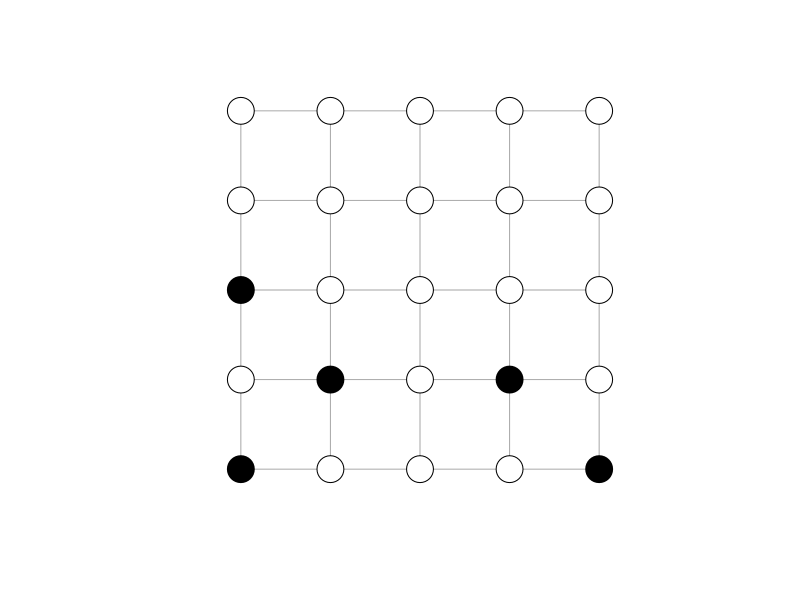

Here is the R script that generated this plot:
## ---- chunk 1
library(igraph)

gr <- igraph::make_lattice(c(5, 5))
coords <- igraph::layout_on_grid(gr)
vertex_cols <- rep("white", 25)
vertex_cols[c(1, 5, 7, 9, 11)] <- "black"
plot(
  gr, 
  layout = coords,
  vertex.color = vertex_cols,
  vertex.label = NA
)
